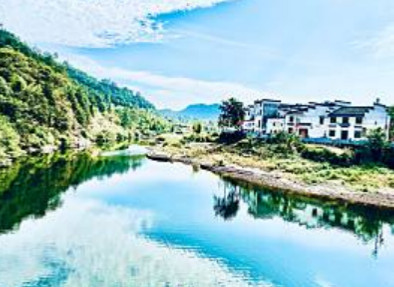
#> input picture 0422/rural.jpg, 394 x 287 px
$ python '移動像數.py'
#> lines starting #> are read from the running program, lines starting #| are printed output that depends on the picture
import cv2
import numpy as np

src = cv2.imread("rural.jpg")               # 讀取影像
#> src is the input picture: shape (287, 394, 3); mean B, G, R 191.3, 189.9, 154.3
cv2.imshow("Src",src)                       # 顯示原始影像

height, width = src.shape[0:2]              # 獲得影像大小
#> height = 287; width = 394
dsize = (width, height)                     # 建立未來影像大小
#> dsize = (394, 287)
x = 50                                      # 平移 x = 50
y = 100                                     # 平移 y = 100
M = np.float32([[1, 0, -x],
                             [0, 1, -y]])                 # 建立 M 矩陣
dst = cv2.warpAffine(src, M, dsize)         # 執行仿射
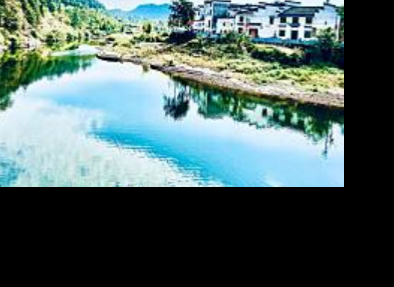
#> dst: shape (287, 394, 3); mean B, G, R 101, 102.3, 81.3
cv2.imshow("Dst",dst)                       # 顯示平移結果影像

cv2.waitKey(0)
cv2.destroyAllWindows()
